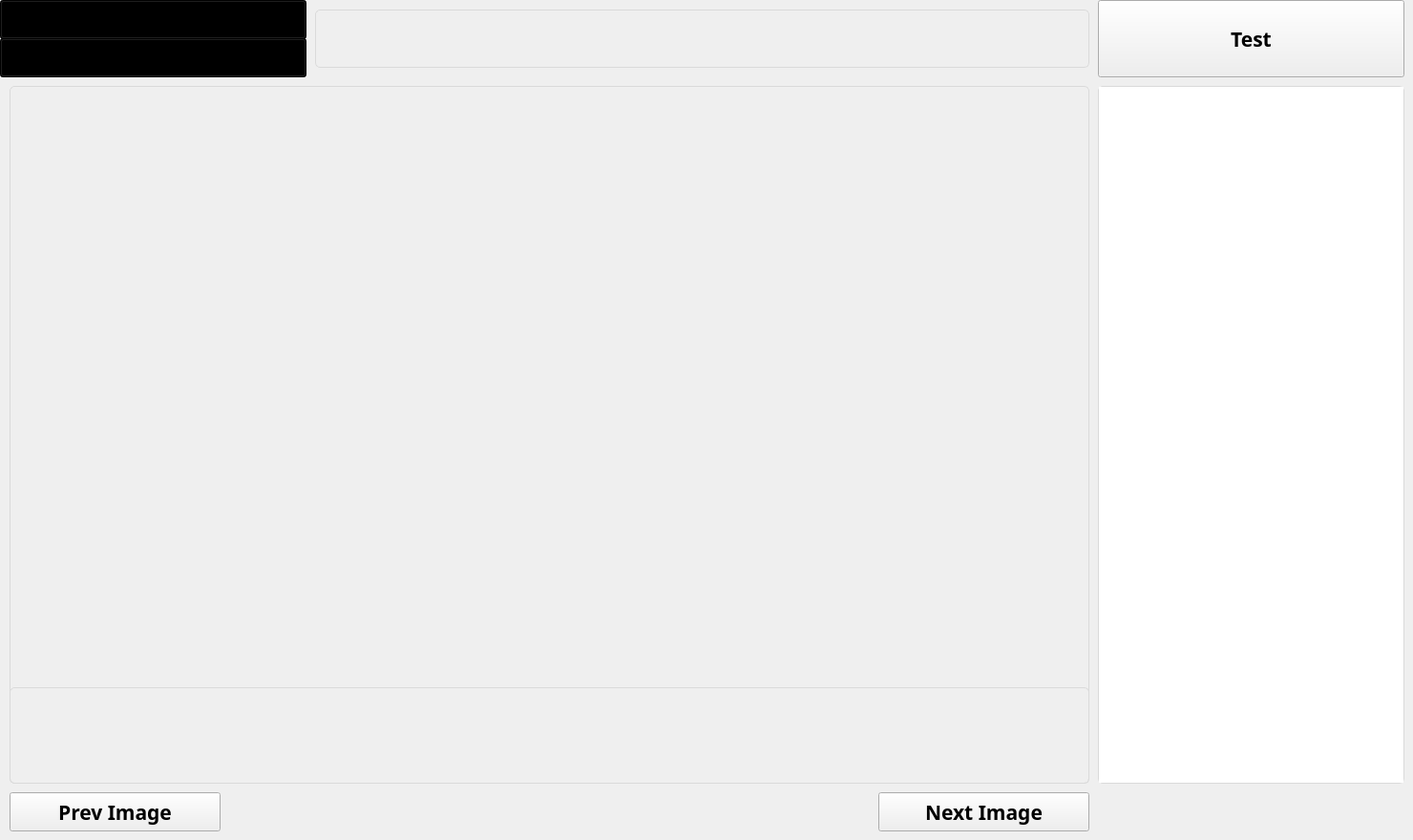
  <widget class="QWidget" name="tab_2">
   <attribute name="title">
    <string>추론</string>
   </attribute>
   <widget class="QToolButton" name="test_directory">
    <property name="geometry">
     <rect>
      <x>0</x>
      <y>40</y>
      <width>321</width>
      <height>41</height>
     </rect>
    </property>
    <property name="palette">
     <palette>
      <active>
       <colorrole role="Button">
        <brush brushstyle="LinearGradientPattern">
         <gradient startx="1.000000000000000" starty="1.000000000000000" endx="1.000000000000000" endy="0.000000000000000" type="LinearGradient" spread="PadSpread" coordinatemode="ObjectBoundingMode">
          <gradientstop position="0.000000000000000">
           <color alpha="255">
            <red>192</red>
            <green>192</green>
            <blue>192</blue>
           </color>
          </gradientstop>
          <gradientstop position="0.301136000000000">
           <color alpha="255">
            <red>233</red>
            <green>233</green>
            <blue>233</blue>
           </color>
          </gradientstop>
          <gradientstop position="1.000000000000000">
           <color alpha="255">
            <red>255</red>
            <green>255</green>
            <blue>255</blue>
           </color>
          </gradientstop>
         </gradient>
        </brush>
       </colorrole>
       <colorrole role="Base">
        <brush brushstyle="LinearGradientPattern">
         <gradient startx="1.000000000000000" starty="1.000000000000000" endx="1.000000000000000" endy="0.000000000000000" type="LinearGradient" spread="PadSpread" coordinatemode="ObjectBoundingMode">
          <gradientstop position="0.000000000000000">
           <color alpha="255">
            <red>192</red>
            <green>192</green>
            <blue>192</blue>
           </color>
          </gradientstop>
          <gradientstop position="0.301136000000000">
           <color alpha="255">
            <red>233</red>
            <green>233</green>
            <blue>233</blue>
           </color>
          </gradientstop>
          <gradientstop position="1.000000000000000">
           <color alpha="255">
            <red>255</red>
            <green>255</green>
            <blue>255</blue>
           </color>
          </gradientstop>
         </gradient>
        </brush>
       </colorrole>
       <colorrole role="Window">
        <brush brushstyle="LinearGradientPattern">
         <gradient startx="1.000000000000000" starty="1.000000000000000" endx="1.000000000000000" endy="0.000000000000000" type="LinearGradient" spread="PadSpread" coordinatemode="ObjectBoundingMode">
          <gradientstop position="0.000000000000000">
           <color alpha="255">
            <red>192</red>
            <green>192</green>
            <blue>192</blue>
           </color>
          </gradientstop>
          <gradientstop position="0.301136000000000">
           <color alpha="255">
            <red>233</red>
            <green>233</green>
            <blue>233</blue>
           </color>
          </gradientstop>
          <gradientstop position="1.000000000000000">
           <color alpha="255">
            <red>255</red>
            <green>255</green>
            <blue>255</blue>
           </color>
          </gradientstop>
         </gradient>
        </brush>
       </colorrole>
      </active>
      <inactive>
       <colorrole role="Button">
        <brush brushstyle="LinearGradientPattern">
         <gradient startx="1.000000000000000" starty="1.000000000000000" endx="1.000000000000000" endy="0.000000000000000" type="LinearGradient" spread="PadSpread" coordinatemode="ObjectBoundingMode">
          <gradientstop position="0.000000000000000">
           <color alpha="255">
            <red>192</red>
            <green>192</green>
            <blue>192</blue>
           </color>
          </gradientstop>
          <gradientstop position="0.301136000000000">
           <color alpha="255">
            <red>233</red>
            <green>233</green>
            <blue>233</blue>
           </color>
          </gradientstop>
          <gradientstop position="1.000000000000000">
           <color alpha="255">
            <red>255</red>
            <green>255</green>
            <blue>255</blue>
           </color>
          </gradientstop>
         </gradient>
        </brush>
       </colorrole>
       <colorrole role="Base">
        <brush brushstyle="LinearGradientPattern">
         <gradient startx="1.000000000000000" starty="1.000000000000000" endx="1.000000000000000" endy="0.000000000000000" type="LinearGradient" spread="PadSpread" coordinatemode="ObjectBoundingMode">
          <gradientstop position="0.000000000000000">
           <color alpha="255">
            <red>192</red>
            <green>192</green>
            <blue>192</blue>
           </color>
          </gradientstop>
          <gradientstop position="0.301136000000000">
           <color alpha="255">
            <red>233</red>
            <green>233</green>
            <blue>233</blue>
           </color>
          </gradientstop>
          <gradientstop position="1.000000000000000">
           <color alpha="255">
            <red>255</red>
            <green>255</green>
            <blue>255</blue>
           </color>
          </gradientstop>
         </gradient>
        </brush>
       </colorrole>
       <colorrole role="Window">
        <brush brushstyle="LinearGradientPattern">
         <gradient startx="1.000000000000000" starty="1.000000000000000" endx="1.000000000000000" endy="0.000000000000000" type="LinearGradient" spread="PadSpread" coordinatemode="ObjectBoundingMode">
          <gradientstop position="0.000000000000000">
           <color alpha="255">
            <red>192</red>
            <green>192</green>
            <blue>192</blue>
           </color>
          </gradientstop>
          <gradientstop position="0.301136000000000">
           <color alpha="255">
            <red>233</red>
            <green>233</green>
            <blue>233</blue>
           </color>
          </gradientstop>
          <gradientstop position="1.000000000000000">
           <color alpha="255">
            <red>255</red>
            <green>255</green>
            <blue>255</blue>
           </color>
          </gradientstop>
         </gradient>
        </brush>
       </colorrole>
      </inactive>
      <disabled>
       <colorrole role="Button">
        <brush brushstyle="LinearGradientPattern">
         <gradient startx="1.000000000000000" starty="1.000000000000000" endx="1.000000000000000" endy="0.000000000000000" type="LinearGradient" spread="PadSpread" coordinatemode="ObjectBoundingMode">
          <gradientstop position="0.000000000000000">
           <color alpha="255">
            <red>192</red>
            <green>192</green>
            <blue>192</blue>
           </color>
          </gradientstop>
          <gradientstop position="0.301136000000000">
           <color alpha="255">
            <red>233</red>
            <green>233</green>
            <blue>233</blue>
           </color>
          </gradientstop>
          <gradientstop position="1.000000000000000">
           <color alpha="255">
            <red>255</red>
            <green>255</green>
            <blue>255</blue>
           </color>
          </gradientstop>
         </gradient>
        </brush>
       </colorrole>
       <colorrole role="Base">
        <brush brushstyle="LinearGradientPattern">
         <gradient startx="1.000000000000000" starty="1.000000000000000" endx="1.000000000000000" endy="0.000000000000000" type="LinearGradient" spread="PadSpread" coordinatemode="ObjectBoundingMode">
          <gradientstop position="0.000000000000000">
           <color alpha="255">
            <red>192</red>
            <green>192</green>
            <blue>192</blue>
           </color>
          </gradientstop>
          <gradientstop position="0.301136000000000">
           <color alpha="255">
            <red>233</red>
            <green>233</green>
            <blue>233</blue>
           </color>
          </gradientstop>
          <gradientstop position="1.000000000000000">
           <color alpha="255">
            <red>255</red>
            <green>255</green>
            <blue>255</blue>
           </color>
          </gradientstop>
         </gradient>
        </brush>
       </colorrole>
       <colorrole role="Window">
        <brush brushstyle="LinearGradientPattern">
         <gradient startx="1.000000000000000" starty="1.000000000000000" endx="1.000000000000000" endy="0.000000000000000" type="LinearGradient" spread="PadSpread" coordinatemode="ObjectBoundingMode">
          <gradientstop position="0.000000000000000">
           <color alpha="255">
            <red>192</red>
            <green>192</green>
            <blue>192</blue>
           </color>
          </gradientstop>
          <gradientstop position="0.301136000000000">
           <color alpha="255">
            <red>233</red>
            <green>233</green>
            <blue>233</blue>
           </color>
          </gradientstop>
          <gradientstop position="1.000000000000000">
           <color alpha="255">
            <red>255</red>
            <green>255</green>
            <blue>255</blue>
           </color>
          </gradientstop>
         </gradient>
        </brush>
       </colorrole>
      </disabled>
     </palette>
    </property>
    <property name="font">
     <font>
      <family>Yu Gothic UI Semibold</family>
      <pointsize>16</pointsize>
      <weight>75</weight>
      <italic>false</italic>
      <bold>true</bold>
      <underline>false</underline>
     </font>
    </property>
    <property name="styleSheet">
     <string notr="true"/>
    </property>
    <property name="text">
     <string>Test File</string>
    </property>
    <property name="toolButtonStyle">
     <enum>Qt::ToolButtonIconOnly</enum>
    </property>
   </widget>
   <widget class="QToolButton" name="model_directory">
    <property name="geometry">
     <rect>
      <x>0</x>
      <y>0</y>
      <width>321</width>
      <height>41</height>
     </rect>
    </property>
    <property name="palette">
     <palette>
      <active>
       <colorrole role="Button">
        <brush brushstyle="LinearGradientPattern">
         <gradient startx="1.000000000000000" starty="1.000000000000000" endx="1.000000000000000" endy="0.000000000000000" type="LinearGradient" spread="PadSpread" coordinatemode="ObjectBoundingMode">
          <gradientstop position="0.000000000000000">
           <color alpha="255">
            <red>192</red>
            <green>192</green>
            <blue>192</blue>
           </color>
          </gradientstop>
          <gradientstop position="0.301136000000000">
           <color alpha="255">
            <red>233</red>
            <green>233</green>
            <blue>233</blue>
           </color>
          </gradientstop>
          <gradientstop position="1.000000000000000">
           <color alpha="255">
            <red>255</red>
            <green>255</green>
            <blue>255</blue>
           </color>
          </gradientstop>
         </gradient>
        </brush>
       </colorrole>
       <colorrole role="Base">
        <brush brushstyle="LinearGradientPattern">
         <gradient startx="1.000000000000000" starty="1.000000000000000" endx="1.000000000000000" endy="0.000000000000000" type="LinearGradient" spread="PadSpread" coordinatemode="ObjectBoundingMode">
          <gradientstop position="0.000000000000000">
           <color alpha="255">
            <red>192</red>
            <green>192</green>
            <blue>192</blue>
           </color>
          </gradientstop>
          <gradientstop position="0.301136000000000">
           <color alpha="255">
            <red>233</red>
            <green>233</green>
            <blue>233</blue>
           </color>
          </gradientstop>
          <gradientstop position="1.000000000000000">
           <color alpha="255">
            <red>255</red>
            <green>255</green>
            <blue>255</blue>
           </color>
          </gradientstop>
         </gradient>
        </brush>
       </colorrole>
       <colorrole role="Window">
        <brush brushstyle="LinearGradientPattern">
         <gradient startx="1.000000000000000" starty="1.000000000000000" endx="1.000000000000000" endy="0.000000000000000" type="LinearGradient" spread="PadSpread" coordinatemode="ObjectBoundingMode">
          <gradientstop position="0.000000000000000">
           <color alpha="255">
            <red>192</red>
            <green>192</green>
            <blue>192</blue>
           </color>
          </gradientstop>
          <gradientstop position="0.301136000000000">
           <color alpha="255">
            <red>233</red>
            <green>233</green>
            <blue>233</blue>
           </color>
          </gradientstop>
          <gradientstop position="1.000000000000000">
           <color alpha="255">
            <red>255</red>
            <green>255</green>
            <blue>255</blue>
           </color>
          </gradientstop>
         </gradient>
        </brush>
       </colorrole>
      </active>
      <inactive>
       <colorrole role="Button">
        <brush brushstyle="LinearGradientPattern">
         <gradient startx="1.000000000000000" starty="1.000000000000000" endx="1.000000000000000" endy="0.000000000000000" type="LinearGradient" spread="PadSpread" coordinatemode="ObjectBoundingMode">
          <gradientstop position="0.000000000000000">
           <color alpha="255">
            <red>192</red>
            <green>192</green>
            <blue>192</blue>
           </color>
          </gradientstop>
          <gradientstop position="0.301136000000000">
           <color alpha="255">
            <red>233</red>
            <green>233</green>
            <blue>233</blue>
           </color>
          </gradientstop>
          <gradientstop position="1.000000000000000">
           <color alpha="255">
            <red>255</red>
            <green>255</green>
            <blue>255</blue>
           </color>
          </gradientstop>
         </gradient>
        </brush>
       </colorrole>
       <colorrole role="Base">
        <brush brushstyle="LinearGradientPattern">
         <gradient startx="1.000000000000000" starty="1.000000000000000" endx="1.000000000000000" endy="0.000000000000000" type="LinearGradient" spread="PadSpread" coordinatemode="ObjectBoundingMode">
          <gradientstop position="0.000000000000000">
           <color alpha="255">
            <red>192</red>
            <green>192</green>
            <blue>192</blue>
           </color>
          </gradientstop>
          <gradientstop position="0.301136000000000">
           <color alpha="255">
            <red>233</red>
            <green>233</green>
            <blue>233</blue>
           </color>
          </gradientstop>
          <gradientstop position="1.000000000000000">
           <color alpha="255">
            <red>255</red>
            <green>255</green>
            <blue>255</blue>
           </color>
          </gradientstop>
         </gradient>
        </brush>
       </colorrole>
       <colorrole role="Window">
        <brush brushstyle="LinearGradientPattern">
         <gradient startx="1.000000000000000" starty="1.000000000000000" endx="1.000000000000000" endy="0.000000000000000" type="LinearGradient" spread="PadSpread" coordinatemode="ObjectBoundingMode">
          <gradientstop position="0.000000000000000">
           <color alpha="255">
            <red>192</red>
            <green>192</green>
            <blue>192</blue>
           </color>
          </gradientstop>
          <gradientstop position="0.301136000000000">
           <color alpha="255">
            <red>233</red>
            <green>233</green>
            <blue>233</blue>
           </color>
          </gradientstop>
          <gradientstop position="1.000000000000000">
           <color alpha="255">
            <red>255</red>
            <green>255</green>
            <blue>255</blue>
           </color>
          </gradientstop>
         </gradient>
        </brush>
       </colorrole>
      </inactive>
      <disabled>
       <colorrole role="Button">
        <brush brushstyle="LinearGradientPattern">
         <gradient startx="1.000000000000000" starty="1.000000000000000" endx="1.000000000000000" endy="0.000000000000000" type="LinearGradient" spread="PadSpread" coordinatemode="ObjectBoundingMode">
          <gradientstop position="0.000000000000000">
           <color alpha="255">
            <red>192</red>
            <green>192</green>
            <blue>192</blue>
           </color>
          </gradientstop>
          <gradientstop position="0.301136000000000">
           <color alpha="255">
            <red>233</red>
            <green>233</green>
            <blue>233</blue>
           </color>
          </gradientstop>
          <gradientstop position="1.000000000000000">
           <color alpha="255">
            <red>255</red>
            <green>255</green>
            <blue>255</blue>
           </color>
          </gradientstop>
         </gradient>
        </brush>
       </colorrole>
       <colorrole role="Base">
        <brush brushstyle="LinearGradientPattern">
         <gradient startx="1.000000000000000" starty="1.000000000000000" endx="1.000000000000000" endy="0.000000000000000" type="LinearGradient" spread="PadSpread" coordinatemode="ObjectBoundingMode">
          <gradientstop position="0.000000000000000">
           <color alpha="255">
            <red>192</red>
            <green>192</green>
            <blue>192</blue>
           </color>
          </gradientstop>
          <gradientstop position="0.301136000000000">
           <color alpha="255">
            <red>233</red>
            <green>233</green>
            <blue>233</blue>
           </color>
          </gradientstop>
          <gradientstop position="1.000000000000000">
           <color alpha="255">
            <red>255</red>
            <green>255</green>
            <blue>255</blue>
           </color>
          </gradientstop>
         </gradient>
        </brush>
       </colorrole>
       <colorrole role="Window">
        <brush brushstyle="LinearGradientPattern">
         <gradient startx="1.000000000000000" starty="1.000000000000000" endx="1.000000000000000" endy="0.000000000000000" type="LinearGradient" spread="PadSpread" coordinatemode="ObjectBoundingMode">
          <gradientstop position="0.000000000000000">
           <color alpha="255">
            <red>192</red>
            <green>192</green>
            <blue>192</blue>
           </color>
          </gradientstop>
          <gradientstop position="0.301136000000000">
           <color alpha="255">
            <red>233</red>
            <green>233</green>
            <blue>233</blue>
           </color>
          </gradientstop>
          <gradientstop position="1.000000000000000">
           <color alpha="255">
            <red>255</red>
            <green>255</green>
            <blue>255</blue>
           </color>
          </gradientstop>
         </gradient>
        </brush>
       </colorrole>
      </disabled>
     </palette>
    </property>
    <property name="font">
     <font>
      <family>Yu Gothic UI Semibold</family>
      <pointsize>16</pointsize>
      <weight>75</weight>
      <bold>true</bold>
     </font>
    </property>
    <property name="styleSheet">
     <string notr="true"/>
    </property>
    <property name="text">
     <string>Model Directory</string>
    </property>
    <property name="toolButtonStyle">
     <enum>Qt::ToolButtonIconOnly</enum>
    </property>
   </widget>
   <widget class="QTextEdit" name="classification_shell_2">
    <property name="geometry">
     <rect>
      <x>1150</x>
      <y>90</y>
      <width>321</width>
      <height>731</height>
     </rect>
    </property>
    <property name="font">
     <font>
      <family>Yu Gothic UI Semibold</family>
      <pointsize>10</pointsize>
      <weight>75</weight>
      <bold>true</bold>
     </font>
    </property>
    <property name="styleSheet">
     <string notr="true">border: 1px solid rgb(218, 218, 218); border-radius:5%;</string>
    </property>
   </widget>
   <widget class="QToolButton" name="next_img">
    <property name="geometry">
     <rect>
      <x>920</x>
      <y>830</y>
      <width>221</width>
      <height>41</height>
     </rect>
    </property>
    <property name="font">
     <font>
      <family>Yu Gothic UI Semibold</family>
      <pointsize>16</pointsize>
      <weight>75</weight>
      <bold>true</bold>
     </font>
    </property>
    <property name="styleSheet">
     <string notr="true"/>
    </property>
    <property name="text">
     <string>Next Image</string>
    </property>
   </widget>
   <widget class="QLabel" name="file_dirShow2">
    <property name="geometry">
     <rect>
      <x>330</x>
      <y>10</y>
      <width>811</width>
      <height>61</height>
     </rect>
    </property>
    <property name="font">
     <font>
      <family>Yu Gothic UI Semibold</family>
      <pointsize>10</pointsize>
      <weight>75</weight>
      <bold>true</bold>
     </font>
    </property>
    <property name="autoFillBackground">
     <bool>false</bool>
    </property>
    <property name="styleSheet">
     <string notr="true">border: 1px solid rgb(218, 218, 218); border-radius:5%;</string>
    </property>
    <property name="text">
     <string/>
    </property>
    <property name="alignment">
     <set>Qt::AlignCenter</set>
    </property>
    <property name="margin">
     <number>0</number>
    </property>
   </widget>
   <widget class="QToolButton" name="training">
    <property name="geometry">
     <rect>
      <x>1150</x>
      <y>0</y>
      <width>321</width>
      <height>81</height>
     </rect>
    </property>
    <property name="font">
     <font>
      <family>Yu Gothic UI Semibold</family>
      <pointsize>16</pointsize>
      <weight>75</weight>
      <bold>true</bold>
     </font>
    </property>
    <property name="styleSheet">
     <string notr="true"/>
    </property>
    <property name="text">
     <string>Test</string>
    </property>
   </widget>
   <widget class="QWidget" name="train_image" native="true">
    <property name="geometry">
     <rect>
      <x>10</x>
      <y>90</y>
      <width>1131</width>
      <height>731</height>
     </rect>
    </property>
    <property name="font">
     <font>
      <family>Yu Gothic UI Semibold</family>
      <pointsize>10</pointsize>
      <weight>75</weight>
      <bold>true</bold>
     </font>
    </property>
    <property name="styleSheet">
     <string notr="true">border: 1px solid rgb(218, 218, 218); border-radius:5%;</string>
    </property>
    <widget class="QLabel" name="result_label">
     <property name="geometry">
      <rect>
       <x>0</x>
       <y>630</y>
       <width>1131</width>
       <height>101</height>
      </rect>
     </property>
     <property name="font">
      <font>
       <family>Yu Gothic UI Semibold</family>
       <pointsize>12</pointsize>
       <weight>75</weight>
       <bold>true</bold>
      </font>
     </property>
     <property name="styleSheet">
      <string notr="true">border: 1px solid rgb(218, 218, 218); border-radius:5%;</string>
     </property>
     <property name="text">
      <string/>
     </property>
     <property name="alignment">
      <set>Qt::AlignCenter</set>
     </property>
    </widget>
   </widget>
   <widget class="QToolButton" name="prev_img">
    <property name="geometry">
     <rect>
      <x>10</x>
      <y>830</y>
      <width>221</width>
      <height>41</height>
     </rect>
    </property>
    <property name="font">
     <font>
      <family>Yu Gothic UI Semibold</family>
      <pointsize>16</pointsize>
      <weight>75</weight>
      <bold>true</bold>
     </font>
    </property>
    <property name="styleSheet">
     <string notr="true"/>
    </property>
    <property name="text">
     <string>Prev Image</string>
    </property>
   </widget>
  </widget>
